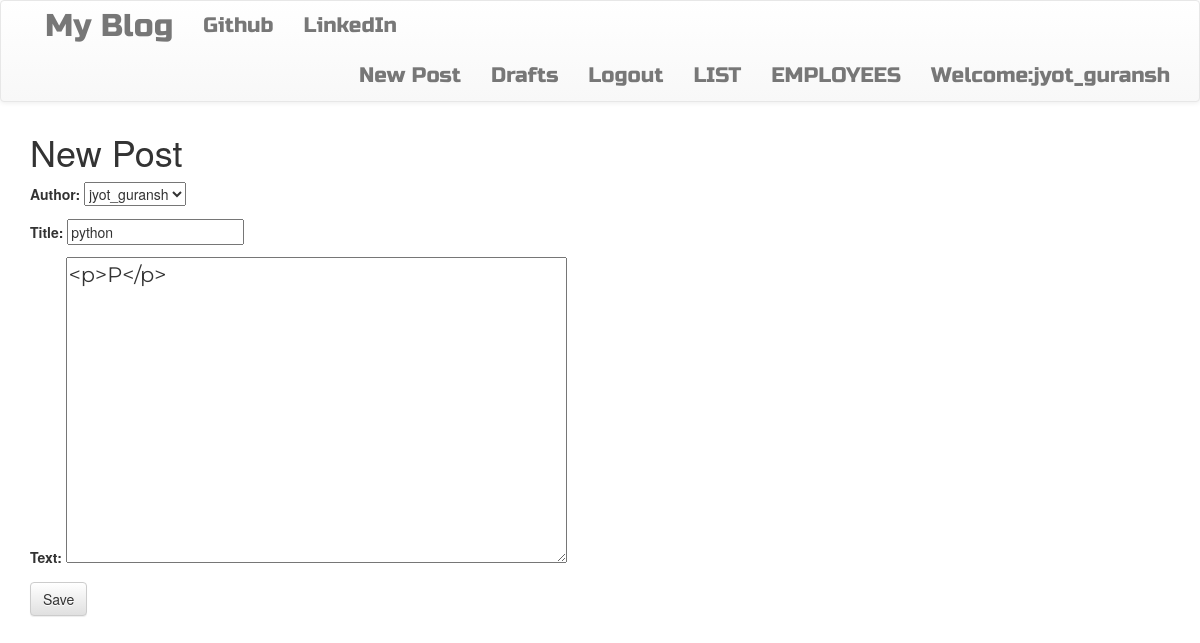
/post/4/edit/ (signed in), run on the app's committed database.
### blogapp/models.py (models this page shows, shortened)
class Post(models.Model):
    author = models.ForeignKey('auth.User', on_delete=models.PROTECT)
    title = models.CharField(max_length=200)
    text=models.TextField()
    create_date = models.DateTimeField(default=timezone.now())
    published_date=models.DateTimeField(blank=True, null=True)

### blogapp/views.py (the view)
# urls.py: url(r'^post/(?P<pk>\d+)/edit/$', views.UpdatePostView.as_view(), name='updatePost'),
class UpdatePostView(LoginRequiredMixin, UpdateView):
    login_url = '/login/'
    redirect_field_name = 'blogapp/post_detail.html'
    form_class = PostForm
    model = Post

### blogapp/forms.py
class PostForm(forms.ModelForm):
    class Meta:
        model = Post
        fields = ('author', 'title', 'text')
        widgets = {
            'title': forms.TextInput(attrs={'class': 'textinputclass'}),
            'text': forms.Textarea(attrs={'class': 'editable media-editor-textarea postcontent'})
        }

### blogapp/templates/blogapp/post_form.html (shortened to what this page needs)
{%extends "blogapp/base.html"%}
{%block body_block%}
<h1>New Post</h1>
<form class="post-form" method="post">
    {{form.as_p}}
    <button type="submit" class="save btn btn-default">Save</button>
</form>
{%endblock%}

### blogapp/templates/blogapp/base.html (shortened to what this page needs)
<!DOCTYPE html>
<html lang="en">
{% load staticfiles %}
<head>
    <link href="https://maxcdn.bootstrapcdn.com/bootstrap/3.3.7/css/bootstrap.min.css"
 rel="stylesheet"/>
        <link rel="stylesheet" href="https://maxcdn.bootstrapcdn.com/bootstrap/3.3.7/css/bootstrap-theme.min.css">
        <link rel="stylesheet" href="//cdn.jsdelivr.net/medium-editor/latest/css/medium-editor.min.css" type="text/css" media="screen" charset="utf-8">
        <link rel="stylesheet" href="{% static 'css/blog.css' %}">
</head>
<body>
<nav class="navbar navbar-default techfont custom-navbar">
    <div class="container">
        <ul class="nav navbar-nav">
            <li><a class="navbar-branf bigbrand" href="{%url 'blogapp:post_list'%}">My Blog</a></li>
            <li><a class="navbar-link" href="http://www.github.com">Github</a></li>
            <li><a class="navbar-link" href="http://www.linkedin.com">LinkedIn</a></li>
        </ul>
        <ul class="nav navbar-nav navbar-right">
            {% if user.is_authenticated%}
            <li><a href="{%url 'blogapp:create_post'%}">New Post</a></li>
            <li><a href="{% url 'blogapp:post_draft_view'%}">Drafts</a> </li>
            <li><a href="{%url 'logout' %}">Logout</a></li>
                 <li><a href="{%url 'blogapp:POST-LIST'%}">LIST</a></li>
            <li><a href="{%url 'blogapp:employeelist'%}">EMPLOYEES</a></li>
            <li><a>Welcome:{{user.username}}</a></li>
            {%else%}
            <li><a href="{%url 'login_page'%}"><span class="glyphicon glyphicon-user"></span>user_login</a> </li>
            <li><a href="{%url 'blogapp:Register_Here'%}">Register</a></li>
            <li><a href="{%url 'blogapp:POST-LIST'%}">LIST</a></li>
            <li><a href="{%url 'blogapp:employeelist'%}">EMPLOYEES</a></li>
            {%endif%}
        </ul>
    </div>
</nav>
<div class="content container">
    <div class="row">
        <div class="col-md-8">
            <div class="blog-posts">
                {%block body_block%}
                {%endblock%}
            </div>
        </div>
    </div>
</div>
</body>
</html>

### static/css/blog.css (style rules this page uses)
.techfont { font-family: 'Russo One', sans-serif; font-size: 1.5em; margin-bottom: 10px; }
.postcontent { font-family: 'Montserrat'; font-size: 1.5em; }
.bigbrand { font-size: 1.5em; }

### data on the page
Post: author "jyot_guransh", title "python", text "<p>P</p>"

### other printed values
{{ user.username }} "jyot_guransh"
